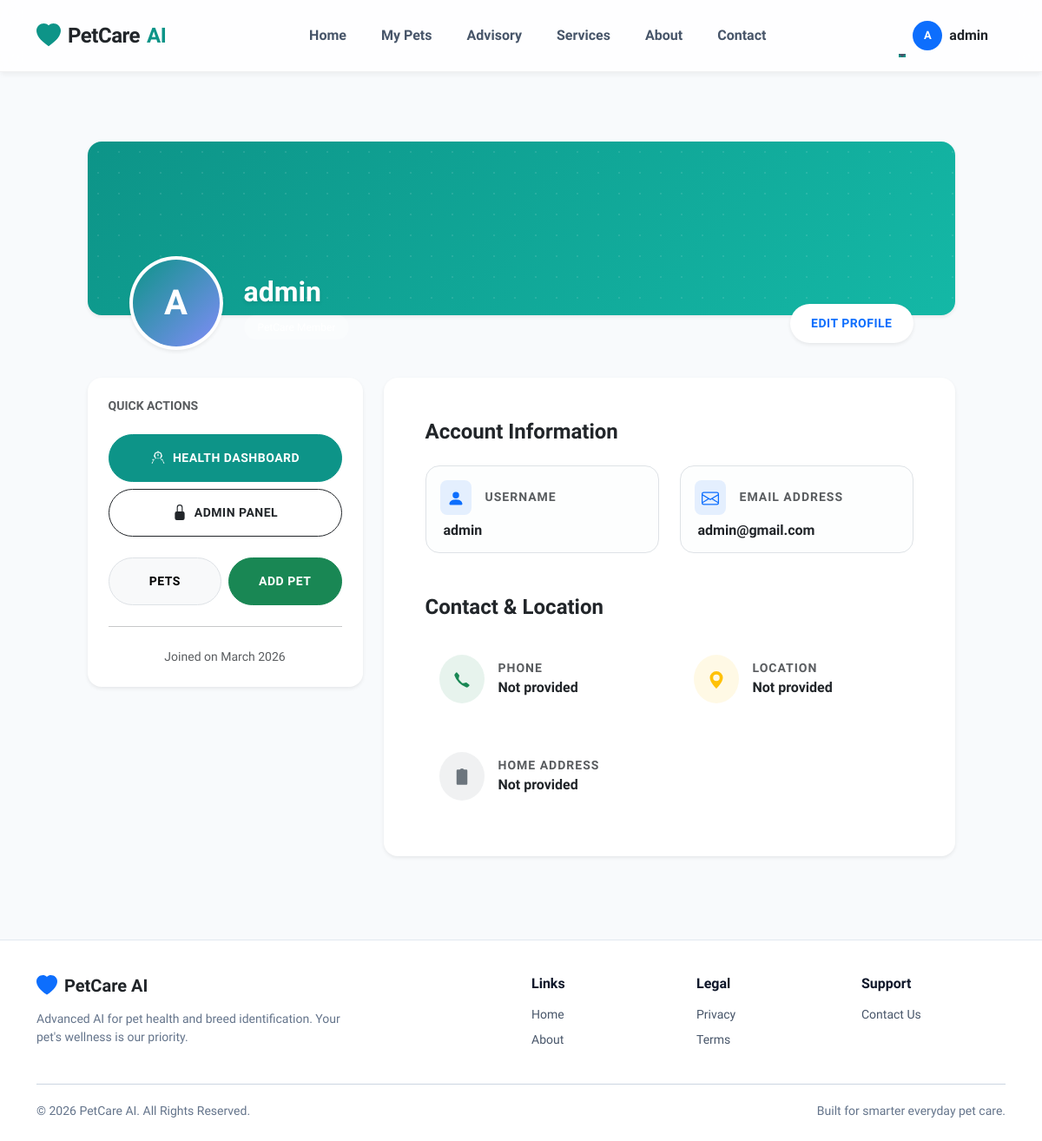
Page /accounts/profile/ (signed in) on the earlier database version.
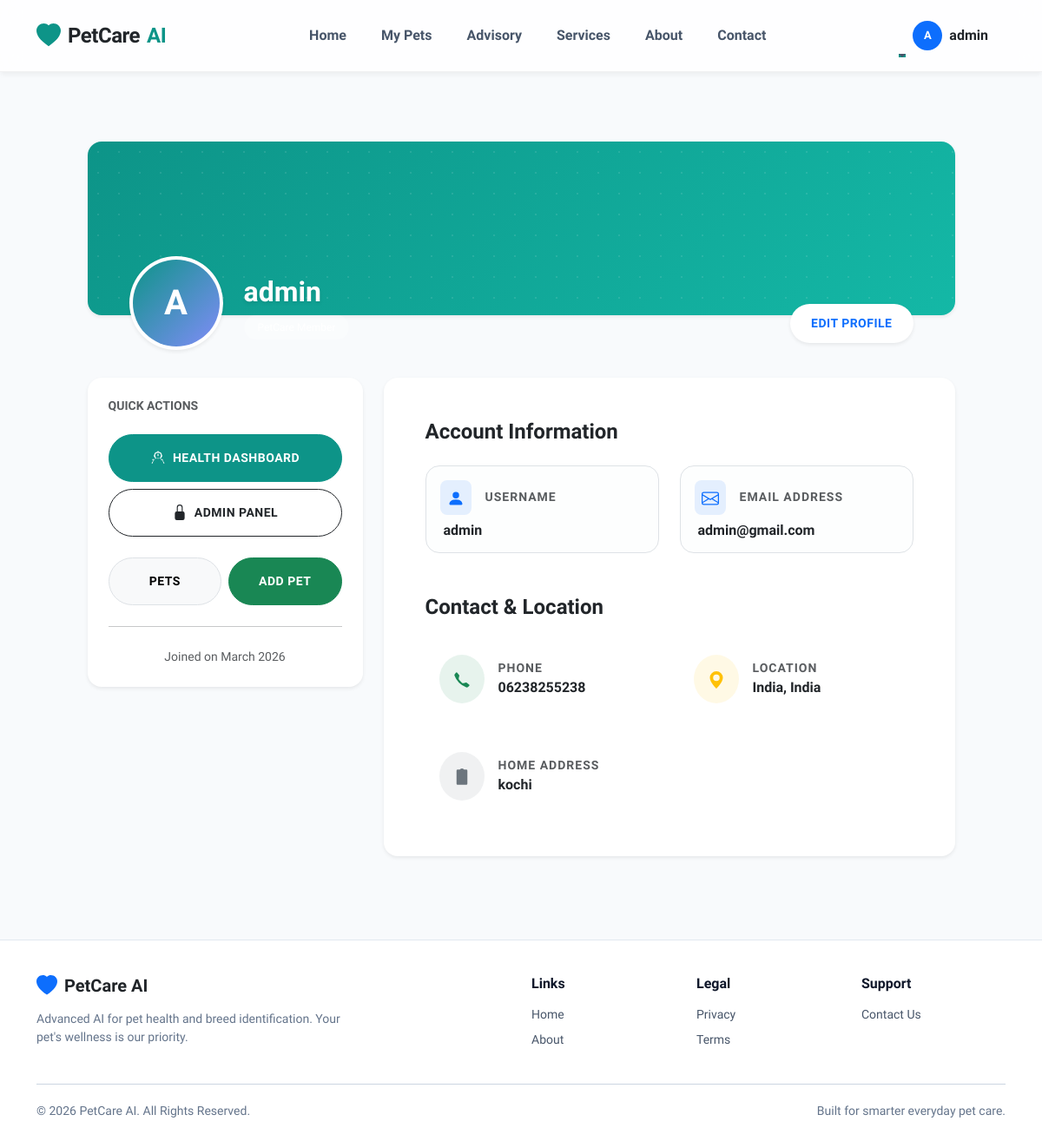
Same page on the later database version.
### accounts/models.py (models this page shows, shortened)
class UserProfile(models.Model):
    user = models.OneToOneField(User, on_delete=models.CASCADE, related_name="profile")
    phone_number = models.CharField(max_length=20, blank=True)
    address = models.CharField(max_length=255, blank=True)
    city = models.CharField(max_length=100, blank=True)
    country = models.CharField(max_length=100, blank=True)
    created_at = models.DateTimeField(auto_now_add=True)

### accounts/views.py (the view)
# urls.py: path("profile/", profile, name="profile"),
@login_required
def profile(request):
    profile_obj, _ = UserProfile.objects.get_or_create(user=request.user)
    return render(request, "accounts/profile.html", {"profile": profile_obj})

### templates/accounts/profile.html (shortened to what the changed rows need)
{% extends "base.html" %}
{% block content %}
<div class="container py-5">
    <div class="row justify-content-center">
        <div class="col-lg-11">
            <div class="position-relative mb-5">
                <div class="position-absolute start-0 w-100 px-4 px-md-5" style="bottom: -40px;">
                    <div class="d-flex align-items-end gap-4">
                        <div class="mb-2 pb-1">
                            <h2 class="fw-bold text-white mb-0" style="text-shadow: 0 2px 4px rgba(0,0,0,0.1);">{{ request.user.username }}</h2>
                        </div>
                    </div>
                </div>
            </div>
            <div class="row g-4 mt-5">
                <div class="col-md-8">
                    <div class="card border-0 shadow-sm rounded-4 overflow-hidden">
                        <div class="card-body p-4 p-lg-5">
                            <div class="row g-4">
                                <div class="col-sm-6">
                                    <div class="d-flex align-items-center gap-3 p-3">
                                        <div>
                                            <small class="text-muted d-block small fw-bold text-uppercase ls-1">Phone</small>
                                            <p class="mb-0 fw-semibold">{{ profile.phone_number|default:"Not provided" }}</p>
                                        </div>
                                    </div>
                                </div>
                                <div class="col-sm-6">
                                    <div class="d-flex align-items-center gap-3 p-3">
                                        <div>
                                            <small class="text-muted d-block small fw-bold text-uppercase ls-1">Location</small>
                                            <p class="mb-0 fw-semibold">
                                                {% if profile.city or profile.country %}
                                                    {{ profile.city|default:"" }}{% if profile.city and profile.country %}, {% endif %}{{ profile.country|default:"" }}
                                                {% else %}
                                                    Not provided
                                                {% endif %}
                                            </p>
                                        </div>
                                    </div>
                                </div>
                                <div class="col-12">
                                    <div class="d-flex align-items-center gap-3 p-3">
                                        <div>
                                            <small class="text-muted d-block small fw-bold text-uppercase ls-1">Home Address</small>
                                            <p class="mb-0 fw-semibold">{{ profile.address|default:"Not provided" }}</p>
                                        </div>
                                    </div>
                                </div>
                            </div>
                        </div>
                    </div>
                </div>
            </div>
        </div>
    </div>
</div>
{% endblock %}

Differences in the rows shown:
changed UserProfile: phone_number "Not provided" → "06238255238"; city (not shown) → "India"; country (not shown) → "India"; address "Not provided" → "kochi"
Other differences:
text no longer shown: "Not provided"
